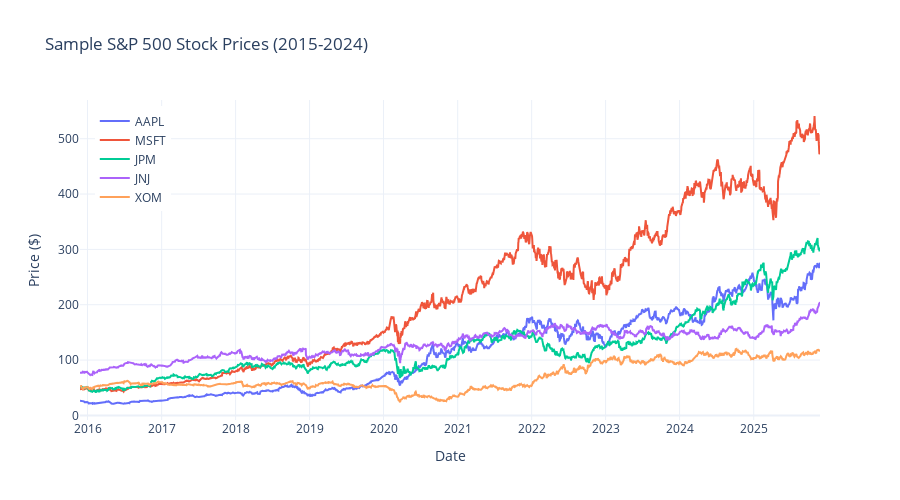

The notebook cell this image was saved under:
### Markdown cell above
### Quick Data Preview

Let's visualize a few stocks to verify our data looks reasonable:

### Code cell
# Visualize Sample Stock Prices

# Select 5 well-known stocks for visualization
sample_stocks = ['AAPL', 'MSFT', 'JPM', 'JNJ', 'XOM']
sample_stocks = [s for s in sample_stocks if s in prices.columns]

fig = go.Figure()

for ticker in sample_stocks:
    fig.add_trace(go.Scatter(
        x=prices.index,
        y=prices[ticker],
        mode='lines',
        name=ticker,
        line=dict(width=2)
    ))

fig.update_layout(
    title="Sample S&P 500 Stock Prices (2015-2024)",
    xaxis_title="Date",
    yaxis_title="Price ($)",
    hovermode='x unified',
    template='plotly_white',
    height=500,
    legend=dict(x=0.02, y=0.98)
)

fig.show()

### Figure 1 — Plotly figure (JSON) as saved in the notebook; plotly's stock layout.template omitted (floating-point values rounded to 4 significant figures; data arrays with more than 128 entries replaced by an {"elided": "..."} marker saying what was removed)
{"data": [{"line": {"width": 2}, "mode": "lines", "name": "AAPL", "type": "scatter", "x": {"elided": "2514 str values"}, "y": {"elided": "2514 float values"}}, {"line": {"width": 2}, "mode": "lines", "name": "MSFT", "type": "scatter", "x": {"elided": "2514 str values"}, "y": {"elided": "2514 float values"}}, {"line": {"width": 2}, "mode": "lines", "name": "JPM", "type": "scatter", "x": {"elided": "2514 str values"}, "y": {"elided": "2514 float values"}}, {"line": {"width": 2}, "mode": "lines", "name": "JNJ", "type": "scatter", "x": {"elided": "2514 str values"}, "y": {"elided": "2514 float values"}}, {"line": {"width": 2}, "mode": "lines", "name": "XOM", "type": "scatter", "x": {"elided": "2514 str values"}, "y": {"elided": "2514 float values"}}], "layout": {"height": 500, "hovermode": "x unified", "legend": {"x": 0.02, "y": 0.98}, "title": {"text": "Sample S&P 500 Stock Prices (2015-2024)"}, "xaxis": {"title": {"text": "Date"}}, "yaxis": {"title": {"text": "Price ($)"}}}}
